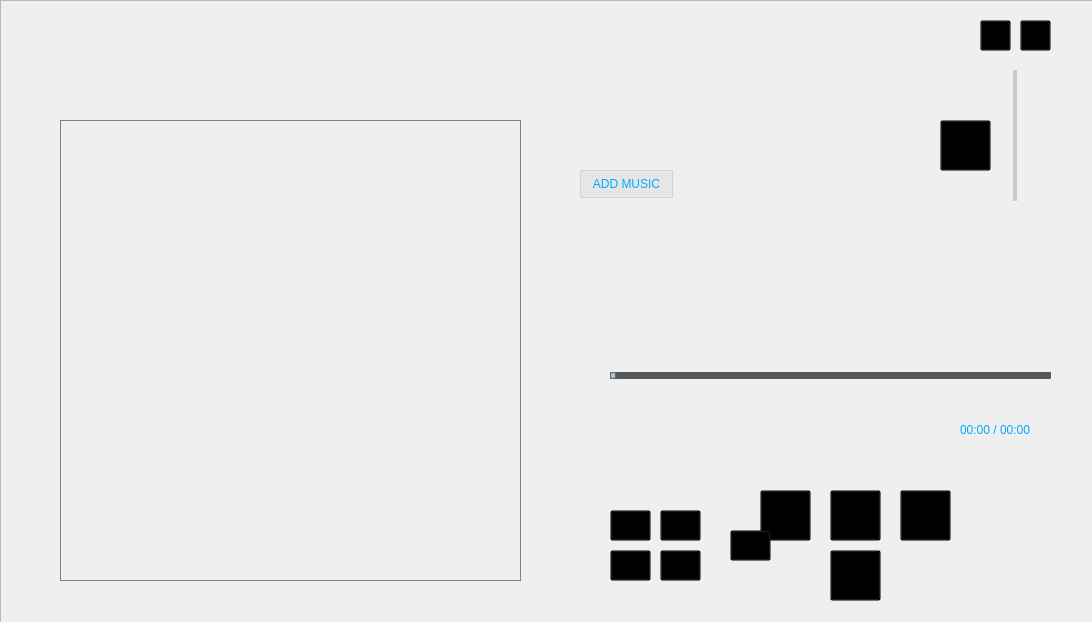
<?xml version="1.0" encoding="UTF-8"?>
<ui version="4.0">
 <class>Widget</class>
 <widget class="QWidget" name="Widget">
  <property name="geometry">
   <rect>
    <x>0</x>
    <y>0</y>
    <width>1092</width>
    <height>622</height>
   </rect>
  </property>
  <property name="windowTitle">
   <string>Widget</string>
  </property>
  <property name="styleSheet">
   <string notr="true"/>
  </property>
  <widget class="QFrame" name="frame">
   <property name="geometry">
    <rect>
     <x>0</x>
     <y>0</y>
     <width>1101</width>
     <height>631</height>
    </rect>
   </property>
   <property name="styleSheet">
    <string notr="true">color: rgb(0, 170, 255);</string>
   </property>
   <property name="frameShape">
    <enum>QFrame::StyledPanel</enum>
   </property>
   <property name="frameShadow">
    <enum>QFrame::Raised</enum>
   </property>
   <widget class="QLabel" name="label_background">
    <property name="geometry">
     <rect>
      <x>0</x>
      <y>0</y>
      <width>1091</width>
      <height>621</height>
     </rect>
    </property>
    <property name="styleSheet">
     <string notr="true">background-image: url(:/img/p1197456005.webp.jpg);</string>
    </property>
    <property name="text">
     <string/>
    </property>
   </widget>
   <widget class="QPushButton" name="button_addMusic">
    <property name="geometry">
     <rect>
      <x>580</x>
      <y>170</y>
      <width>93</width>
      <height>28</height>
     </rect>
    </property>
    <property name="styleSheet">
     <string notr="true">QPushButton{border:1px solid lightgray; background:rgb(230,230,230);}
QPushButton:hover{border-color:blue; background:rgb(27, 96, 149);}
</string>
    </property>
    <property name="text">
     <string>ADD MUSIC</string>
    </property>
   </widget>
   <widget class="QSlider" name="slider_volume">
    <property name="geometry">
     <rect>
      <x>1000</x>
      <y>70</y>
      <width>31</width>
      <height>131</height>
     </rect>
    </property>
    <property name="styleSheet">
     <string notr="true">QSlider{
    border-color: #cbcbcb;
}
QSlider::groove:vertical {  

background: #cbcbcb;  
width: 6px;  
border-radius: 1px;  
padding-left:-1px;  
padding-right:-1px;  
padding-top:-1px;  
padding-bottom:-1px;  
} 
QSlider::sub-page:vertical {  
background: #cbcbcb;  

border-radius: 2px;  
} 
QSlider::add-page:vertical {  
background: qlineargradient(x1:0, y1:0, x2:0, y2:1,   
    stop:0 #439cf4, stop:1 #439cf4);  
background: qlineargradient(x1: 0, y1: 0.2, x2: 1, y2: 1,  
    stop: 0 #439cf4, stop: 1 #439cf4);  
width: 10px;  
border-radius: 2px;  
}
QSlider::handle:vertical   
{     
    
	border-image: url(:/img/dot.png);
     margin: -2px -7px -2px -7px; 
    height: 17px;
}  </string>
    </property>
    <property name="orientation">
     <enum>Qt::Vertical</enum>
    </property>
   </widget>
   <widget class="QWidget" name="verticalLayoutWidget_2">
    <property name="geometry">
     <rect>
      <x>680</x>
      <y>190</y>
      <width>281</width>
      <height>71</height>
     </rect>
    </property>
    <layout class="QVBoxLayout" name="verticalLayout">
     <item alignment="Qt::AlignHCenter|Qt::AlignVCenter">
      <widget class="TextTicker" name="label_musictitle">
       <property name="text">
        <string/>
       </property>
       <property name="textFormat">
        <enum>Qt::AutoText</enum>
       </property>
       <property name="alignment">
        <set>Qt::AlignCenter</set>
       </property>
       <property name="wordWrap">
        <bool>true</bool>
       </property>
       <property name="margin">
        <number>10</number>
       </property>
      </widget>
     </item>
    </layout>
   </widget>
   <widget class="QSlider" name="slider_music">
    <property name="geometry">
     <rect>
      <x>610</x>
      <y>360</y>
      <width>441</width>
      <height>31</height>
     </rect>
    </property>
    <property name="styleSheet">
     <string notr="true">QSlider::groove:horizontal {
border: 1px solid #4A708B;
background: #C0C0C0;
height: 5px;
border-radius: 1px;
padding-left:-1px;
padding-right:-1px;
}
 
QSlider::sub-page:horizontal {
background: qlineargradient(x1:0, y1:0, x2:0, y2:1, 
    stop:0 #B1B1B1, stop:1 #c4c4c4);
background: qlineargradient(x1: 0, y1: 0.2, x2: 1, y2: 1,
    stop: 0 #5DCCFF, stop: 1 #1874CD);
border: 1px solid #4A708B;
height: 10px;
border-radius: 2px;
}
 
QSlider::add-page:horizontal {
background: #575757;
border: 0px solid #777;
height: 10px;
border-radius: 2px;
}
 
QSlider::handle:horizontal 
{
    background: qradialgradient(spread:pad, cx:0.5, cy:0.5, radius:0.5, fx:0.5, fy:0.5, 
    stop:0.6 #45ADED, stop:0.778409 rgba(255, 255, 255, 255));
 
    width: 11px;
    margin-top: -3px;
    margin-bottom: -3px;
    border-radius: 5px;
}
 
QSlider::handle:horizontal:hover {
    background: qradialgradient(spread:pad, cx:0.5, cy:0.5, radius:0.5, fx:0.5, fy:0.5, stop:0.6 #2A8BDA, 
    stop:0.778409 rgba(255, 255, 255, 255));
 
    width: 11px;
    margin-top: -3px;
    margin-bottom: -3px;
    border-radius: 5px;
}
 
QSlider::sub-page:horizontal:disabled {
background: #00009C;
border-color: #999;
}
 
QSlider::add-page:horizontal:disabled {
background: #eee;
border-color: #999;
}
 
QSlider::handle:horizontal:disabled {
background: #eee;
border: 1px solid #aaa;
border-radius: 4px;
}</string>
    </property>
    <property name="orientation">
     <enum>Qt::Horizontal</enum>
    </property>
   </widget>
   <widget class="QLabel" name="label_time">
    <property name="geometry">
     <rect>
      <x>960</x>
      <y>420</y>
      <width>131</width>
      <height>20</height>
     </rect>
    </property>
    <property name="text">
     <string>00:00 / 00:00</string>
    </property>
   </widget>
   <widget class="QPushButton" name="button_close">
    <property name="geometry">
     <rect>
      <x>1020</x>
      <y>20</y>
      <width>31</width>
      <height>31</height>
     </rect>
    </property>
    <property name="styleSheet">
     <string notr="true">QPushButton {
background-image: url(:/img/close_1.png);
background-color:transparent;
}
QPushButton:hover{
background-image: url(:/img/close_2.png);
background-color:transparent;
}</string>
    </property>
    <property name="text">
     <string/>
    </property>
   </widget>
   <widget class="QPushButton" name="button_stop">
    <property name="geometry">
     <rect>
      <x>830</x>
      <y>550</y>
      <width>51</width>
      <height>51</height>
     </rect>
    </property>
    <property name="styleSheet">
     <string notr="true">QPushButton{
	background-image: url(:/img/stop.png);
background-color:transparent;}
QPushButton:hover{
	background-image: url(:/img/stop_ho.png);
background-color:transparent;}</string>
    </property>
    <property name="text">
     <string/>
    </property>
   </widget>
   <widget class="QPushButton" name="button_play">
    <property name="geometry">
     <rect>
      <x>830</x>
      <y>490</y>
      <width>51</width>
      <height>51</height>
     </rect>
    </property>
    <property name="styleSheet">
     <string notr="true">QPushButton{background-image: url(:/img/play.png);
background-color:transparent;}
QPushButton:hover{background-image: url(:/img/play_ho.png);
background-color:transparent;}</string>
    </property>
    <property name="text">
     <string/>
    </property>
   </widget>
   <widget class="QPushButton" name="button_next">
    <property name="geometry">
     <rect>
      <x>900</x>
      <y>490</y>
      <width>51</width>
      <height>51</height>
     </rect>
    </property>
    <property name="styleSheet">
     <string notr="true">QPushButton{
	background-image: url(:/img/next.png);
background-color:transparent;}
QPushButton:hover{
	background-image: url(:/img/next_ho.png);
background-color:transparent;}
</string>
    </property>
    <property name="text">
     <string/>
    </property>
   </widget>
   <widget class="QPushButton" name="button_last">
    <property name="geometry">
     <rect>
      <x>760</x>
      <y>490</y>
      <width>51</width>
      <height>51</height>
     </rect>
    </property>
    <property name="styleSheet">
     <string notr="true">QPushButton{
	background-image: url(:/img/last.png);
background-color:transparent;}
QPushButton:hover{
	background-image: url(:/img/last_ho.png);
background-color:transparent;}</string>
    </property>
    <property name="text">
     <string/>
    </property>
   </widget>
   <widget class="QPushButton" name="button_valume">
    <property name="geometry">
     <rect>
      <x>940</x>
      <y>120</y>
      <width>51</width>
      <height>51</height>
     </rect>
    </property>
    <property name="styleSheet">
     <string notr="true">background-image: url(:/img/valume.png);
background-color:transparent;</string>
    </property>
    <property name="text">
     <string/>
    </property>
   </widget>
   <widget class="QWidget" name="widget_playBackMode" native="true">
    <property name="geometry">
     <rect>
      <x>580</x>
      <y>410</y>
      <width>171</width>
      <height>191</height>
     </rect>
    </property>
    <widget class="QPushButton" name="button_loop">
     <property name="geometry">
      <rect>
       <x>80</x>
       <y>140</y>
       <width>41</width>
       <height>31</height>
      </rect>
     </property>
     <property name="styleSheet">
      <string notr="true">background-image: url(:/img/loop.png);
background-color: transparent;</string>
     </property>
     <property name="text">
      <string/>
     </property>
    </widget>
    <widget class="QPushButton" name="button_currentItemInLoop">
     <property name="geometry">
      <rect>
       <x>30</x>
       <y>140</y>
       <width>41</width>
       <height>31</height>
      </rect>
     </property>
     <property name="styleSheet">
      <string notr="true">background-image: url(:/img/currentItemInLoop.png);
background-color: transparent;</string>
     </property>
     <property name="text">
      <string/>
     </property>
    </widget>
    <widget class="QPushButton" name="button_sequential">
     <property name="geometry">
      <rect>
       <x>30</x>
       <y>100</y>
       <width>41</width>
       <height>31</height>
      </rect>
     </property>
     <property name="styleSheet">
      <string notr="true">background-image: url(:/img/sequenti.png);
background-color: transparent;</string>
     </property>
     <property name="text">
      <string/>
     </property>
    </widget>
    <widget class="QPushButton" name="button_random">
     <property name="geometry">
      <rect>
       <x>80</x>
       <y>100</y>
       <width>41</width>
       <height>31</height>
      </rect>
     </property>
     <property name="styleSheet">
      <string notr="true">background-color: transparent;
background-image: url(:/img/random.png);</string>
     </property>
     <property name="text">
      <string/>
     </property>
    </widget>
   </widget>
   <widget class="QPushButton" name="button_playBackMode">
    <property name="geometry">
     <rect>
      <x>730</x>
      <y>530</y>
      <width>41</width>
      <height>31</height>
     </rect>
    </property>
    <property name="styleSheet">
     <string notr="true">background-color:transparent;
background-image: url(:/img/loop.png);</string>
    </property>
    <property name="text">
     <string/>
    </property>
   </widget>
   <widget class="QLabel" name="label_title">
    <property name="geometry">
     <rect>
      <x>10</x>
      <y>0</y>
      <width>131</width>
      <height>131</height>
     </rect>
    </property>
    <property name="styleSheet">
     <string notr="true">QLabel
{
background-image: url(:/img/title.png);
}
QLabel:hover
{
background-image: url(:/img/title_ho.png);
}</string>
    </property>
    <property name="text">
     <string/>
    </property>
   </widget>
   <widget class="QLabel" name="label">
    <property name="geometry">
     <rect>
      <x>140</x>
      <y>0</y>
      <width>421</width>
      <height>101</height>
     </rect>
    </property>
    <property name="styleSheet">
     <string notr="true">background-image: url(:/img/title_string_2.png);</string>
    </property>
    <property name="text">
     <string/>
    </property>
   </widget>
   <widget class="QListWidget" name="listWidget">
    <property name="geometry">
     <rect>
      <x>60</x>
      <y>120</y>
      <width>461</width>
      <height>461</height>
     </rect>
    </property>
    <property name="styleSheet">
     <string notr="true">QListWidget{border:1px solid gray; background-color:transparent; }
QListWidget::Item{padding-top:20px; padding-bottom:4px; }
QListWidget::Item:hover{background:skyblue; }
QListWidget::item:selected{background:lightgray; color:white; }
QListWidget::item:selected:!active{border-width:0px; background:lightgreen; }</string>
    </property>
   </widget>
   <widget class="QPushButton" name="button_hide">
    <property name="geometry">
     <rect>
      <x>980</x>
      <y>20</y>
      <width>31</width>
      <height>31</height>
     </rect>
    </property>
    <property name="styleSheet">
     <string notr="true">QPushButton {
background-image: url(:/img/hide.png);
background-color:transparent;
}
QPushButton:hover{
background-image: url(:/img/hide_ho.png);
background-color:transparent;
}</string>
    </property>
    <property name="text">
     <string/>
    </property>
   </widget>
   <zorder>label_background</zorder>
   <zorder>button_addMusic</zorder>
   <zorder>slider_volume</zorder>
   <zorder>verticalLayoutWidget_2</zorder>
   <zorder>slider_music</zorder>
   <zorder>label_time</zorder>
   <zorder>button_close</zorder>
   <zorder>button_stop</zorder>
   <zorder>button_play</zorder>
   <zorder>button_next</zorder>
   <zorder>button_last</zorder>
   <zorder>button_valume</zorder>
   <zorder>widget_playBackMode</zorder>
   <zorder>button_playBackMode</zorder>
   <zorder>label</zorder>
   <zorder>listWidget</zorder>
   <zorder>label_title</zorder>
   <zorder>button_hide</zorder>
  </widget>
 </widget>
 <layoutdefault spacing="6" margin="11"/>
 <customwidgets>
  <customwidget>
   <class>TextTicker</class>
   <extends>QLabel</extends>
   <header>textticker.h</header>
  </customwidget>
 </customwidgets>
 <resources/>
 <connections/>
</ui>
